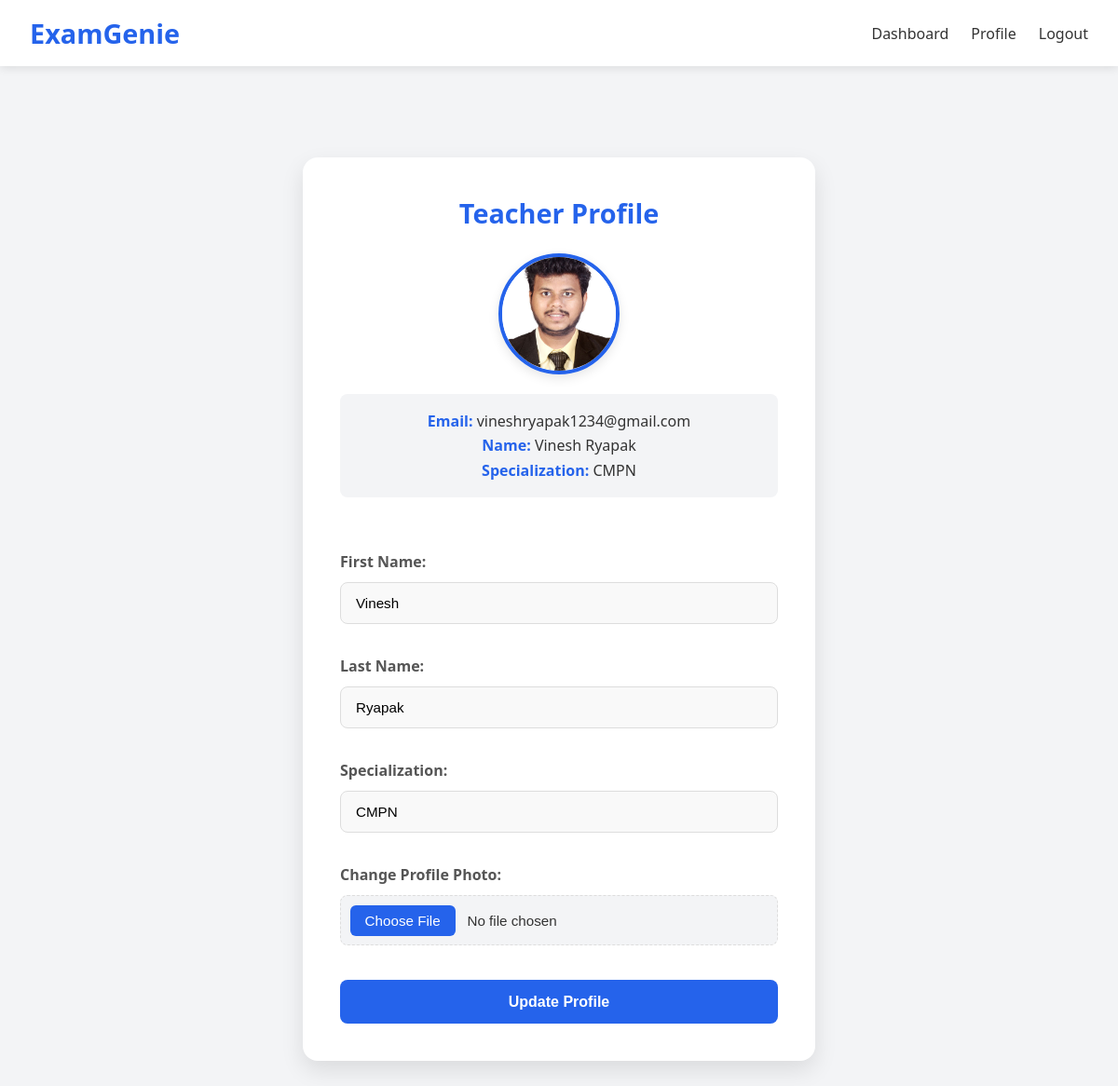
Screenshot of /profile/ (signed in) with the database file from the repository.
### main/models.py (models this page shows, shortened)
class Teacher(AbstractBaseUser, PermissionsMixin):
    email = models.EmailField(unique=True)
    first_name = models.CharField(max_length=50, null=True, blank=True)  # Allowing null
    last_name = models.CharField(max_length=50, null=True, blank=True)  # Allowing null
    profile_photo = models.ImageField(upload_to='profile_photos/', null=True, blank=True)  # Allowing null
    specialization = models.CharField(max_length=100)
    is_active = models.BooleanField(default=True)
    is_staff = models.BooleanField(default=False)
    objects = TeacherManager()
    USERNAME_FIELD = 'email'
    REQUIRED_FIELDS = []

### main/views.py (the view, shortened to what this page needs)
# urls.py: path('profile/', views.profile, name='profile'),
@login_required
def profile(request):
    teacher = request.user  # Get the logged-in teacher
    return render(request, "main/profile.html", {"teacher": teacher})

### main/templates/main/profile.html (shortened to what this page needs)
<!DOCTYPE html>
<html lang="en">
<head>
    {% load static %}
    <link rel="stylesheet" href="{% static 'css/style.css' %}">
</head>
<body>
    <nav class="navbar">
        <a href="{% url 'home' %}" class="navbar-brand">ExamGenie</a>
        <div class="navbar-links">
            <a href="{% url 'dashboard' %}" class="navbar-link">Dashboard</a>
            <a href="{% url 'profile' %}" class="navbar-link">Profile</a>
            <a href="{% url 'logout' %}" class="navbar-link">Logout</a>
        </div>
    </nav>
    <div class="main-content">
        <div class="container">
            <h2>Teacher Profile</h2>
            <div class="profile-section">
                <div class="profile-pic-container">
                    {% if teacher.profile_photo %}
                        <img src="{{ teacher.profile_photo.url }}" alt="Profile Photo" class="profile-pic">
                    {% else %}
                        <img src="{% static 'images/default-profile.png' %}" alt="Default Photo" class="profile-pic">
                    {% endif %}
                </div>
                <div class="user-info">
                    <p><strong>Email:</strong> {{ teacher.email }}</p>
                    <p><strong>Name:</strong> {{ teacher.first_name }} {{ teacher.last_name }}</p>
                    <p><strong>Specialization:</strong> {{ teacher.specialization }}</p>
                </div>
            </div>
            <form action="{% url 'profile' %}" method="POST" enctype="multipart/form-data">
                <div class="form-group">
                    <label for="first_name">First Name:</label>
                    <input type="text" id="first_name" name="first_name" value="{{ teacher.first_name }}" required>
                </div>
                <div class="form-group">
                    <label for="last_name">Last Name:</label>
                    <input type="text" id="last_name" name="last_name" value="{{ teacher.last_name }}" required>
                </div>
                <div class="form-group">
                    <label for="specialization">Specialization:</label>
                    <input type="text" id="specialization" name="specialization" value="{{ teacher.specialization }}" required>
                </div>
                <div class="form-group">
                    <label for="profile_photo">Change Profile Photo:</label>
                    <input type="file" id="profile_photo" name="profile_photo" accept="image/*">
                </div>
                <button type="submit">Update Profile</button>
            </form>
        </div>
    </div>
</body>
</html>

### main/static/css/style.css (style rules this page uses)
body { font-family: 'Arial', sans-serif; background-color: #f4f4f4; margin: 0; padding: 0; }
.container { max-width: 600px; margin: 50px auto; background-color: white; padding: 20px; border-radius: 10px; box-shadow: 0 4px 8px rgba(0, 0, 0, 0.1); }
h1, h2 { text-align: center; color: #333; margin-bottom: 20px; }
form { display: flex; flex-direction: column; }
label { font-size: 16px; margin-top: 10px; font-weight: bold; color: #555; }
input, select { padding: 12px; font-size: 14px; margin-top: 5px; border: 1px solid #ddd; border-radius: 4px; background-color: #f9f9f9; }
button { margin-top: 20px; padding: 12px; background-color: #007bff; color: white; border: none; border-radius: 4px; cursor: pointer; font-size: 16px; }
a { text-decoration: none; color: #007bff; }
body { margin: 0; padding: 0; font-family: 'Arial', sans-serif; }

### main/templates/main/profile.html (style rules this page uses)
:root { --primary-color: #2563eb; --primary-dark: #1e40af; --secondary-color: #f3f4f6; --text-color: #333; --border-color: #ddd; --success-color: #10b981; --shadow-color: rgba(0, 0, 0, 0.1); }
* { box-sizing: border-box; margin: 0; padding: 0; }
body { font-family: 'Poppins', 'Segoe UI', sans-serif; background: var(--secondary-color); min-height: 100vh; display: flex; flex-direction: column; color: var(--text-color); }
.navbar { background-color: white; box-shadow: 0 2px 10px var(--shadow-color); padding: 1rem 2rem; display: flex; justify-content: space-between; align-items: center; position: sticky; top: 0; z-index: 100; }
.navbar-brand { font-size: 1.8rem; font-weight: 700; color: var(--primary-color); text-decoration: none; display: flex; align-items: center; }
.navbar-links { display: flex; gap: 1.5rem; }
.navbar-link { color: var(--text-color); text-decoration: none; font-weight: 500; transition: color 0.3s ease; padding: 0.5rem 0; }
.main-content { flex: 1; display: flex; justify-content: center; align-items: center; padding: 3rem 1rem; }
.container { max-width: 550px; width: 100%; background: white; padding: 2.5rem; border-radius: 16px; box-shadow: 0 10px 25px var(--shadow-color); text-align: center; animation: fadeIn 0.5s ease-in-out; }
h2 { color: var(--primary-color); margin-bottom: 1.5rem; font-size: 1.8rem; font-weight: 600; }
.profile-section { display: flex; flex-direction: column; align-items: center; margin-bottom: 1.5rem; }
.profile-pic-container { position: relative; margin-bottom: 1rem; }
.profile-pic { width: 130px; height: 130px; border-radius: 50%; object-fit: cover; border: 4px solid var(--primary-color); transition: transform 0.3s ease; box-shadow: 0 4px 12px var(--shadow-color); }
.user-info { margin-bottom: 1.5rem; padding: 0.8rem; background-color: var(--secondary-color); border-radius: 8px; width: 100%; }
.user-info p { font-size: 1rem; margin: 0.3rem 0; }
.user-info strong { color: var(--primary-color); }
form { display: flex; flex-direction: column; gap: 1rem; text-align: left; }
.form-group { margin-bottom: 0.5rem; }
label { font-weight: 600; display: block; margin-bottom: 0.4rem; color: #555; }
input { width: 100%; padding: 0.8rem 1rem; border-radius: 8px; border: 1px solid var(--border-color); font-size: 0.95rem; transition: all 0.3s ease; }
input[type="file"] { padding: 0.6rem; border: 1px dashed var(--border-color); background-color: var(--secondary-color); cursor: pointer; }
button { background: var(--primary-color); color: white; font-weight: 600; border: none; cursor: pointer; transition: all 0.3s ease; padding: 0.9rem; border-radius: 8px; font-size: 1rem; margin-top: 0.8rem; }

### rows the page displays
Teacher: profile_photo (picture), email "vineshryapak1234@gmail.com", first_name "Vinesh", last_name "Ryapak", specialization "CMPN"
